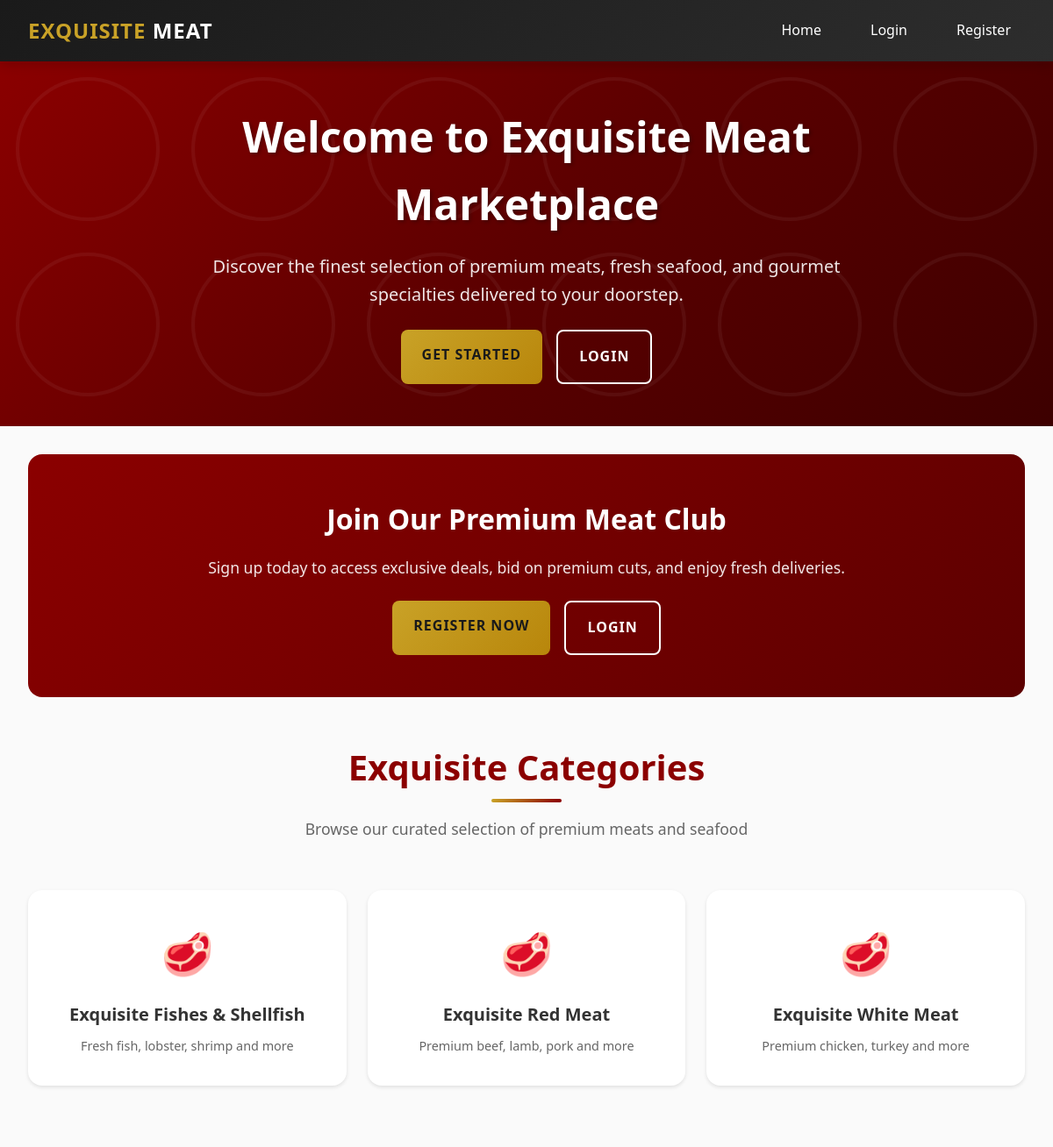
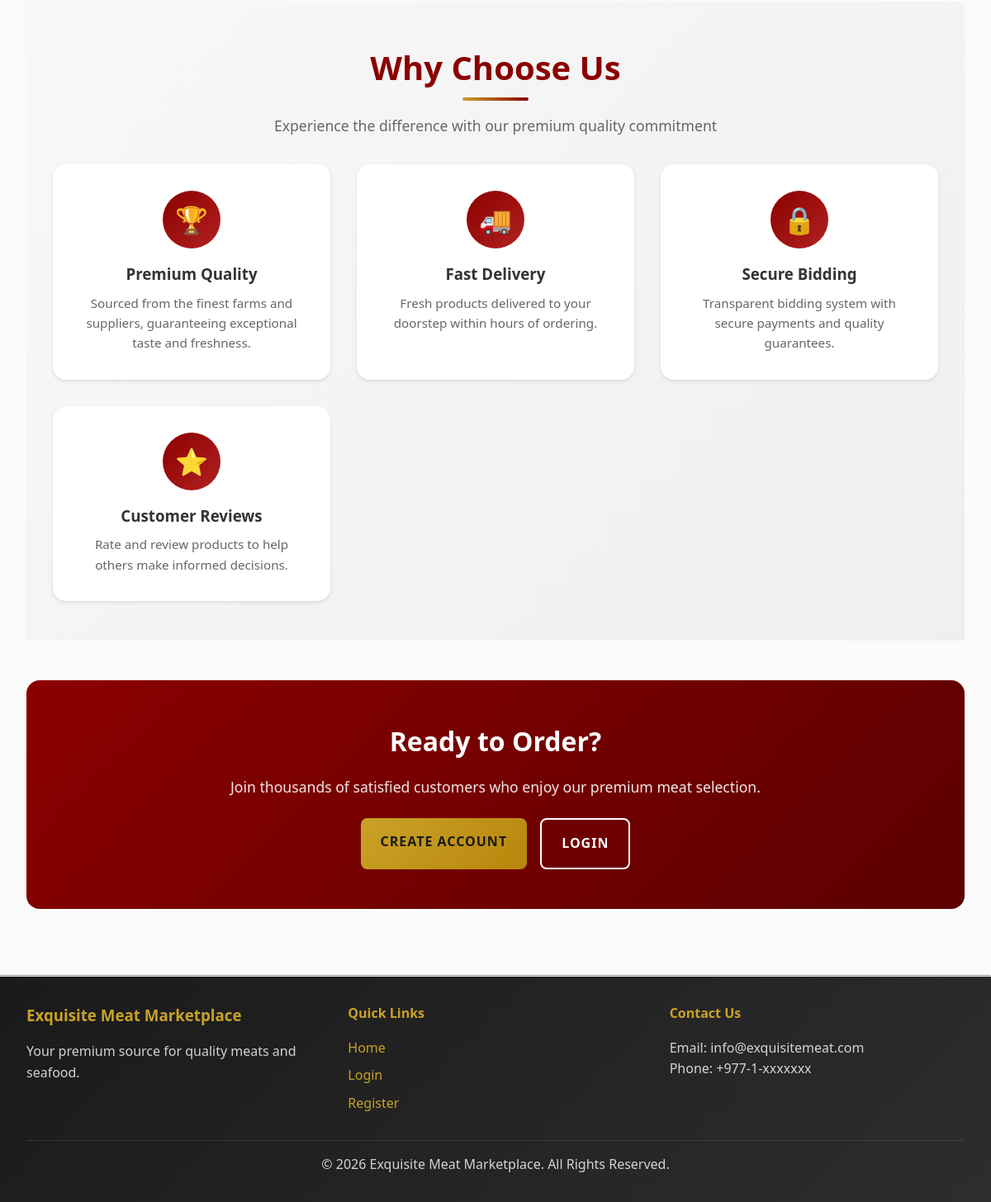
The page / on the database its author committed (2 pictures, top to bottom).
### tables this page shows
CREATE TABLE IF NOT EXISTS categories (
    id INT AUTO_INCREMENT PRIMARY KEY,
    name VARCHAR(50) NOT NULL,
    description TEXT,
    icon VARCHAR(10) DEFAULT '🥩',
    created_at TIMESTAMP DEFAULT CURRENT_TIMESTAMP
);

### public/index.php (the view, shortened to what this page needs)
<?php
require_once "../includes/config.php";
$logged_in = isset($_SESSION['user_id']);
$categories = [];
$category_icons = [
    'red_meat' => '🥩',
    'white_meat' => '🍗',
    'fish' => '🐟',
    'shellfish' => '🦐'
];
try {
    $result = $conn->query("SELECT * FROM categories ORDER BY name ASC");
    if ($result && $result->num_rows > 0) {
        while ($row = $result->fetch_assoc()) {
            $categories[] = $row;
        }
    }
} catch (Exception $e) {
}
?>
<!DOCTYPE html>
<html lang="en">
<head>
    <link rel="stylesheet" href="../assets/css/style.css">
</head>
<body>
<?php include "../includes/navbar.php"; ?>
<section class="hero">
    <div class="hero-content">
        <h1>Welcome to Exquisite Meat Marketplace</h1>
        <p>Discover the finest selection of premium meats, fresh seafood, and gourmet specialties delivered to your doorstep.</p>
        <?php if(!$logged_in): ?>
        <div class="hero-buttons">
            <a href="register.php" class="btn btn-primary">Get Started</a>
            <a href="login.php" class="btn btn-secondary">Login</a>
        </div>
        <?php endif; ?>
    </div>
</section>
<div class="container">
    <?php if($logged_in): ?>
        <div class="user-bar">
            <div class="welcome-text">
                <div class="user-avatar">
                    <?php echo strtoupper(substr($_SESSION['name'], 0, 1)); ?>
                </div>
                <div>
                    <h1>Welcome back, <?php echo htmlspecialchars($_SESSION['name']); ?>!</h1>
                    <p>Ready to explore our premium selections?</p>
                </div>
            </div>
            <a href="logout.php" class="btn-logout">Logout</a>
        </div>
    <?php else: ?>
        <div class="cta-section">
            <h2>Join Our Premium Meat Club</h2>
            <p>Sign up today to access exclusive deals, bid on premium cuts, and enjoy fresh deliveries.</p>
            <div class="cta-buttons">
                <a href="register.php" class="btn btn-primary">Register Now</a>
                <a href="login.php" class="btn btn-secondary">Login</a>
            </div>
        </div>
    <?php endif; ?>
    <section class="categories-section">
        <div class="section-header">
            <h2>Exquisite Categories</h2>
            <p>Browse our curated selection of premium meats and seafood</p>
        </div>
        <div class="categories">
            <?php foreach($categories as $index => $category): ?>
                <?php
                    $slug = isset($category['slug']) ? $category['slug'] : strtolower(str_replace(' ', '_', $category['name']));
                    $icon = isset($category_icons[$slug]) ? $category_icons[$slug] : '🥩';
                    $description = isset($category['description']) ? $category['description'] : 'Premium quality selection';
                ?>
                <div class="category-box <?php echo $slug; ?>">
                    <span class="category-icon"><?php echo $icon; ?></span>
                    <h3><?php echo htmlspecialchars($category['name']); ?></h3>
                    <p><?php echo htmlspecialchars($description); ?></p>
                </div>
            <?php endforeach; ?>
        </div>
    </section>
    <section class="features-section">
        <div class="section-header">
            <h2>Why Choose Us</h2>
            <p>Experience the difference with our premium quality commitment</p>
        </div>
        <div class="features-grid">
            <div class="feature-card">
                <div class="feature-icon">🏆</div>
                <h3>Premium Quality</h3>
                <p>Sourced from the finest farms and suppliers, guaranteeing exceptional taste and freshness.</p>
            </div>
            <div class="feature-card">
                <div class="feature-icon">🚚</div>
                <h3>Fast Delivery</h3>
                <p>Fresh products delivered to your doorstep within hours of ordering.</p>
            </div>
            <div class="feature-card">
                <div class="feature-icon">🔒</div>
                <h3>Secure Bidding</h3>
                <p>Transparent bidding system with secure payments and quality guarantees.</p>
            </div>
            <div class="feature-card">
                <div class="feature-icon">⭐</div>
                <h3>Customer Reviews</h3>
                <p>Rate and review products to help others make informed decisions.</p>
            </div>
        </div>
    </section>
    <section class="cta-section">
        <h2>Ready to Order?</h2>
        <p>Join thousands of satisfied customers who enjoy our premium meat selection.</p>
        <div class="cta-buttons">
            <?php if($logged_in): ?>
                <a href="../customer/browse-products.php" class="btn btn-primary">Browse Products</a>
                <a href="../customer/dashboard.php" class="btn btn-secondary">My Dashboard</a>
            <?php else: ?>
                <a href="register.php" class="btn btn-primary">Create Account</a>
                <a href="login.php" class="btn btn-secondary">Login</a>
            <?php endif; ?>
        </div>
    </section>
</div>
<?php include "../includes/footer.php"; ?>

### includes/navbar.php
<?php
$current_file = basename($_SERVER['PHP_SELF']);
$is_root = ($current_file == 'index.php' || $current_file == 'login.php' || $current_file == 'register.php' || $current_file == 'logout.php');
$base = $is_root ? '' : '../';
?>
<nav>
    <div class="logo">
        <a href="<?php echo $base; ?>index.php"><span>Exquisite</span> Meat</a>
    </div>
    <ul>
        <li><a href="<?php echo $base; ?>index.php">Home</a></li>
        <?php if(isset($_SESSION['user_id'])): ?>
            <?php
            $role = $_SESSION['role'] ?? '';
            $dashboard_link = '#';
            if($role == 'admin') $dashboard_link = $base . 'admin/dashboard.php';
            elseif($role == 'seller') $dashboard_link = $base . 'seller/dashboard.php';
            else $dashboard_link = $base . 'customer/dashboard.php';
            ?>
            <li><a href="<?php echo $dashboard_link; ?>">Dashboard</a></li>
            <li><a href="<?php echo $base; ?>public/logout.php" class="nav-logout">Logout (<?php echo htmlspecialchars($_SESSION['name']); ?>)</a></li>
        <?php else: ?>
            <li><a href="<?php echo $base; ?>public/login.php">Login</a></li>
            <li><a href="<?php echo $base; ?>public/register.php" class="nav-register">Register</a></li>
        <?php endif; ?>
    </ul>
</nav>

### includes/footer.php
<?php
$current_file = basename($_SERVER['PHP_SELF']);
$is_root = ($current_file == 'index.php' || $current_file == 'login.php' || $current_file == 'register.php' || $current_file == 'logout.php');
$footer_base = $is_root ? '' : '../public/';
?>
<hr>
<footer>
    <div class="footer-content">
        <div class="footer-section">
            <h3>Exquisite Meat Marketplace</h3>
            <p>Your premium source for quality meats and seafood.</p>
        </div>
        <div class="footer-section">
            <h4>Quick Links</h4>
            <ul>
                <li><a href="<?php echo $footer_base; ?>index.php">Home</a></li>
                <li><a href="<?php echo $footer_base; ?>login.php">Login</a></li>
                <li><a href="<?php echo $footer_base; ?>register.php">Register</a></li>
            </ul>
        </div>
        <div class="footer-section">
            <h4>Contact Us</h4>
            <p>Email: info@exquisitemeat.com</p>
            <p>Phone: +977-1-xxxxxxx</p>
        </div>
    </div>
    <div class="footer-bottom">
        <p>&copy; <?php echo date('Y'); ?> Exquisite Meat Marketplace. All Rights Reserved.</p>
    </div>
</footer>
</body>
</html>

### rows shown on the page
categories: name "🥩", name "Exquisite Fishes & Shellfish", description "Fresh fish, lobster, shrimp and more"
categories: name "🥩", name "Exquisite Red Meat", description "Premium beef, lamb, pork and more"
categories: name "🥩", name "Exquisite White Meat", description "Premium chicken, turkey and more"
